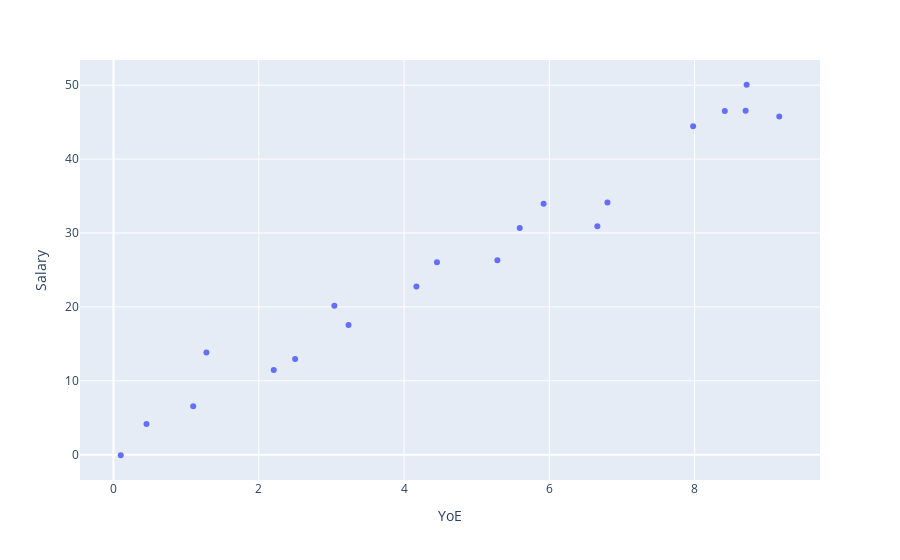

Notebook code cell kept with this figure:
### Markdown cell above
no outliers in EX1, outlier at x=4 ex2, ex3 has a leverage but follows trend so not an outlier, leverage in ex4

### Code cell
#ex4
df_4_no_outlier = df_4[(df_4["YoE"] != 13) & (df_4["Salary"] != 15)]
px.scatter(df_4_no_outlier, "YoE", "Salary")

### Figure 1 — Plotly figure (JSON) as saved in the notebook; plotly's stock layout.template omitted (floating-point values rounded to 4 significant figures)
{"data": [{"hovertemplate": "YoE=%{x}<br>Salary=%{y}<extra></extra>", "legendgroup": "", "marker": {"color": "#636efa", "symbol": "circle"}, "mode": "markers", "name": "", "orientation": "v", "showlegend": false, "type": "scatter", "x": [0.1, 0.454, 1.098, 1.279, 2.206, 2.501, 3.04, 3.236, 4.453, 4.17, 5.285, 5.592, 5.921, 6.661, 6.8, 7.979, 8.415, 8.716, 8.702, 9.165], "xaxis": "x", "y": [-0.0716, 4.167, 6.57, 13.81, 11.45, 12.96, 20.16, 17.56, 26.03, 22.76, 26.3, 30.69, 33.94, 30.92, 34.11, 44.45, 46.5, 50.06, 46.55, 45.78], "yaxis": "y"}], "layout": {"legend": {"tracegroupgap": 0}, "margin": {"t": 60}, "xaxis": {"anchor": "y", "domain": [0, 1], "title": {"text": "YoE"}}, "yaxis": {"anchor": "x", "domain": [0, 1], "title": {"text": "Salary"}}}}
